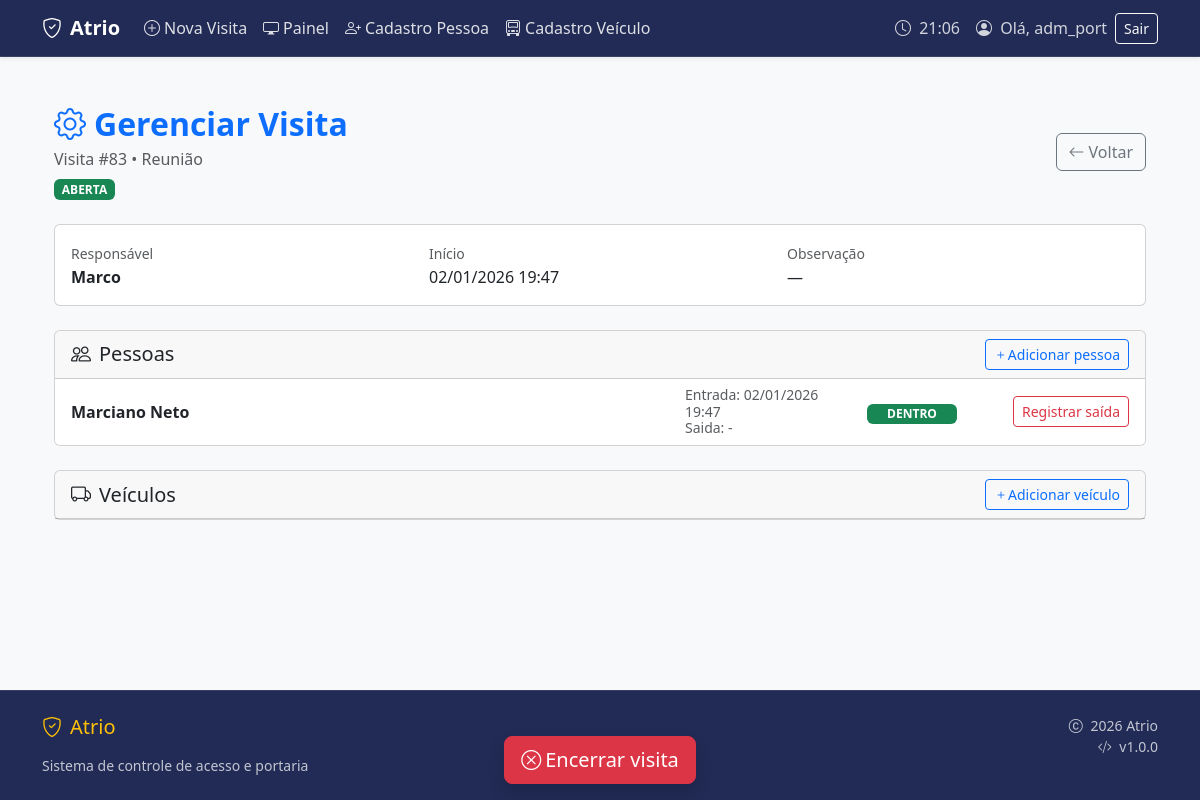
Before: /visitas/83/ (signed in) with the older database file.
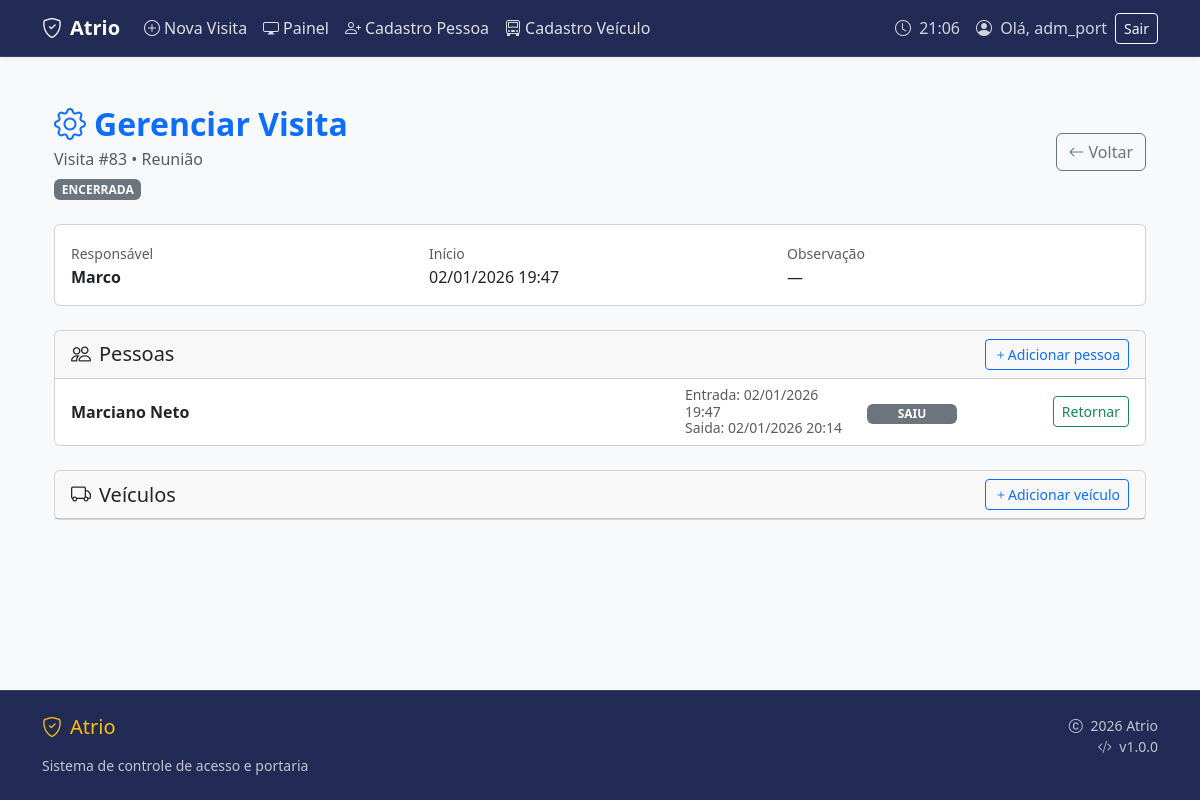
After: the same page with the newer database file.
### apps/visitas/models.py (models this page shows, shortened)
class VisitaPessoa(models.Model):
    grupo = models.ForeignKey(
        GrupoVisita,
        on_delete=models.CASCADE,
        related_name="pessoas"
    )
    pessoa = models.ForeignKey(
        "pessoas.Pessoa",
        on_delete=models.CASCADE
    )
    data_entrada = models.DateTimeField(auto_now_add=True)
    data_saida = models.DateTimeField(blank=True, null=True)

### apps/pessoas/models.py (models this page shows, shortened)
class Pessoa(models.Model):
    TIPO_CHOICES = [
        ("visitante", "Visitante"),
        ("funcionario", "Funcionário"),
        ("motorista", "Motorista"),
    ]
    nome = models.CharField(max_length=200)
    empresa = models.CharField(max_length=200, blank=True, null=True)
    tipo = models.CharField(max_length=20, choices=TIPO_CHOICES, blank=True, null=True)
    observacao = models.TextField(blank=True, null=True)
    criado_em = models.DateTimeField(auto_now_add=True)
    class Meta:
        app_label = "pessoas"

### apps/ui/views.py (the view)
# urls.py: path('visitas/<int:id>/', views.gerenciar_visita, name='gerenciar_visita'),
@login_required
def gerenciar_visita(request, id):
    visita = get_object_or_404(GrupoVisita, pk=id)
    pessoas = VisitaPessoa.objects.filter(grupo=visita).select_related("pessoa")
    veiculos = VisitaVeiculo.objects.filter(grupo=visita).select_related("veiculo")
    return render(request, "ui/gerenciar_visita.html", {
        "visita": visita,
        "pessoas": pessoas,
        "veiculos": veiculos,
    })

### apps/ui/templates/ui/gerenciar_visita.html (shortened to what this page needs)
{% extends "ui/base.html" %}
{% load static %}
{% block content %}
<div class="container-fluid py-4">
  <div class="d-flex justify-content-between align-items-center mb-4">
    <div>
      <h2 class="fw-bold text-primary mb-1">
        <i class="bi bi-gear me-2"></i>Gerenciar Visita
      </h2>
      <p class="text-muted mb-0">
        Visita #{{ visita.id }} • {{ visita.motivo }}
      </p>
      {% if visita.data_saida %}
        <span class="badge bg-secondary mt-2">ENCERRADA</span>
      {% else %}
        <span class="badge bg-success mt-2">ABERTA</span>
      {% endif %}
    </div>
    <div class="d-flex gap-2">
      <a href="{% url 'ui:visitas' %}" class="btn btn-outline-secondary" id="btnVoltarVisitas" data-default-url="{% url 'ui:visitas' %}">
        <i class="bi bi-arrow-left me-1"></i>Voltar
      </a>
    </div>
  </div>
  <div class="card mb-4">
    <div class="card-body">
      <div class="row g-3">
        <div class="col-md-4">
          <small class="text-muted">Responsável</small>
          <div class="fw-semibold">{{ visita.autorizado_por }}</div>
        </div>
        <div class="col-md-4">
          <small class="text-muted">Início</small>
          <div>{{ visita.data_entrada|date:"d/m/Y H:i" }}</div>
        </div>
        <div class="col-md-4">
          <small class="text-muted">Observação</small>
          <div>{{ visita.observacao|default:"—" }}</div>
        </div>
      </div>
    </div>
  </div>
  <div class="card mb-4">
    <div class="card-header d-flex justify-content-between align-items-center">
      <h5 class="mb-0">
        <i class="bi bi-people me-2"></i>Pessoas
      </h5>
      <button
        id="btnAddPessoaGerenciar"
        class="btn btn-sm btn-outline-primary"
        onclick="mostrarBuscaPessoa()">
        <i class="bi bi-plus"></i>Adicionar pessoa
      </button>
    </div>
    <ul class="list-group list-group-flush">
      {% for p in pessoas %}
        <li class="list-group-item">
          <div class="linha-visita">
            <div class="col-nome">
              <strong>{{ p.pessoa.nome }}</strong>
            </div>
            <div class="col-datas text-muted small">
              <div>Entrada: {{ p.data_entrada|date:"d/m/Y H:i" }}</div>
              <div>Saida: {{ p.data_saida|date:"d/m/Y H:i"|default:"-" }}</div>
            </div>
            <div class="col-status">
              {% if p.data_saida %}
                <span class="badge bg-secondary status-badge">SAIU</span>
              {% else %}
                <span class="badge bg-success status-badge">DENTRO</span>
              {% endif %}
            </div>
            <div class="col-acao">
              {% if p.data_saida %}
                <button class="btn btn-sm btn-outline-success"
                        onclick="registrarEntradaPessoa({{ p.id }})">
                  Retornar
                </button>
              {% else %}
                <button class="btn btn-sm btn-outline-danger"
                        onclick="registrarSaidaPessoa({{ p.id }})">
                  Registrar saída
                </button>
              {% endif %}
            </div>
          </div>
        </li>
      {% endfor %}
    </ul>
  </div>
  <div class="card">
    <div class="card-header d-flex justify-content-between align-items-center">
      <h5 class="mb-0">
        <i class="bi bi-truck me-2"></i>Veículos
      </h5>
      <button
        id="btnAddVeiculoGerenciar"
        class="btn btn-sm btn-outline-primary"
        onclick="mostrarBuscaVeiculo()">
        <i class="bi bi-plus"></i>Adicionar veículo
      </button>
    </div>
  </div>
</div>
{% if not visita.data_saida %}
  <div class="container-fluid py-3">
    <div class="sticky-footer">
      <div class="inner">
        <button id="btnEncerrarGerenciar" class="btn btn-danger btn-lg shadow"
          onclick="handleEncerrarClick()">
          <i class="bi bi-x-circle me-1"></i>Encerrar visita
        </button>
      </div>
    </div>
  </div>
{% endif %}
{% endblock %}

Changed rows visible on the page:
changed VisitaPessoa "Marciano Neto": data_saida "-" → "02/01/2026 20:14"; data_saida "DENTRO Registrar saída" → "SAIU Retornar"
Other visible differences:
text no longer shown: "ABERTA Encerrar visita"
text now shown: "ENCERRADA"
